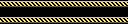

Tiled map render using the project's own tile images. Description and the whole map definition, tile-layer contents included, below:
An orthogonal 16x3 tile map with 8x8 px tiles, 1 tile layer (Tile Layer 1), 2 tilesets.

<map version="1.4" tiledversion="1.4.3" orientation="orthogonal" renderorder="right-down" width="16" height="3" tilewidth="8" tileheight="8" infinite="0" nextlayerid="2" nextobjectid="1">
 <tileset firstgid="1" source="democart.tsx" />
 <tileset firstgid="257" source="tbj2_startcart2spr.tsx" />
 <layer id="1" name="Tile Layer 1" width="16" height="3">
  <data encoding="csv">
2684354649,2684354649,2684354649,2684354649,2684354649,2684354649,2684354649,2684354649,2684354649,2684354649,2684354649,2684354649,2684354649,2684354649,2684354649,2684354649,
332,332,332,332,332,332,332,332,332,332,332,332,332,332,332,332,
2684354649,2684354649,2684354649,2684354649,2684354649,2684354649,2684354649,2684354649,2684354649,2684354649,2684354649,2684354649,2684354649,2684354649,2684354649,2684354649
</data>
 </layer>
</map>
